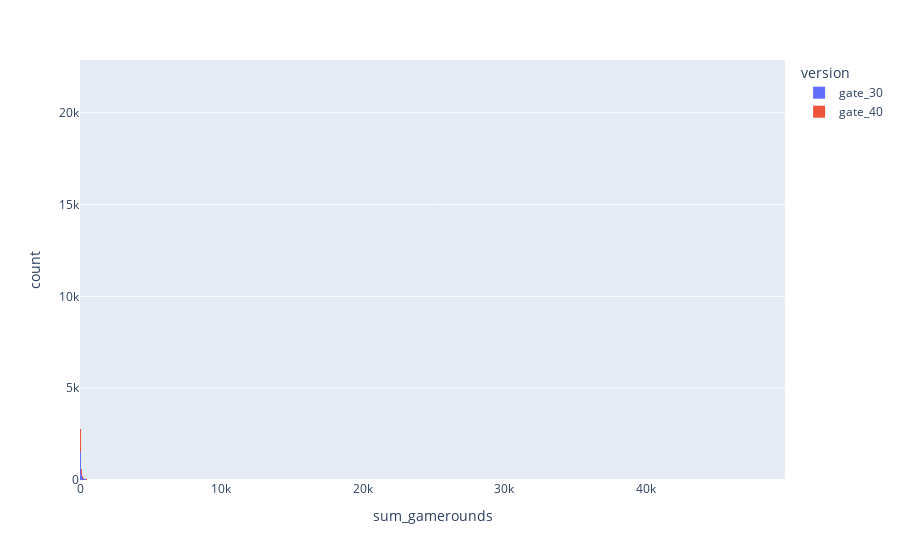

Source (notebook cell):
### Code cell
px.histogram(data_frame=data, x='sum_gamerounds', color='version')

### Figure 1 — Plotly figure (JSON) as saved in the notebook; plotly's stock layout.template omitted (floating-point values rounded to 4 significant figures; data arrays with more than 128 entries replaced by an {"elided": "..."} marker saying what was removed)
{"data": [{"bingroup": "x", "hovertemplate": "version=gate_30<br>sum_gamerounds=%{x}<br>count=%{y}<extra></extra>", "legendgroup": "gate_30", "marker": {"color": "#636efa", "pattern": {"shape": ""}}, "name": "gate_30", "orientation": "v", "showlegend": true, "type": "histogram", "x": {"elided": "44700 int values"}, "xaxis": "x", "yaxis": "y"}, {"bingroup": "x", "hovertemplate": "version=gate_40<br>sum_gamerounds=%{x}<br>count=%{y}<extra></extra>", "legendgroup": "gate_40", "marker": {"color": "#EF553B", "pattern": {"shape": ""}}, "name": "gate_40", "orientation": "v", "showlegend": true, "type": "histogram", "x": {"elided": "45489 int values"}, "xaxis": "x", "yaxis": "y"}], "layout": {"barmode": "relative", "legend": {"title": {"text": "version"}, "tracegroupgap": 0}, "margin": {"t": 60}, "xaxis": {"anchor": "y", "domain": [0, 1], "title": {"text": "sum_gamerounds"}}, "yaxis": {"anchor": "x", "domain": [0, 1], "title": {"text": "count"}}}}
